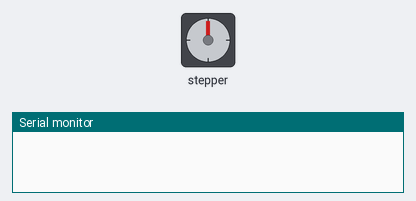
Recording of a sketch running on a simulated Arduino Uno, built with avr-gcc and run on an emulated ATmega328P. Parts: stepper motor, the last lines printed to the serial monitor. Stepper angles assume 2048 steps per turn.

Above: at 0.15 s.
At 8.7 s:
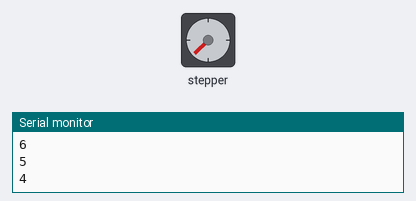
At 16.0 s:
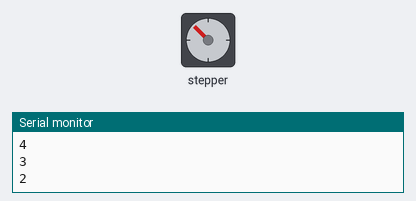
At 36.2 s:
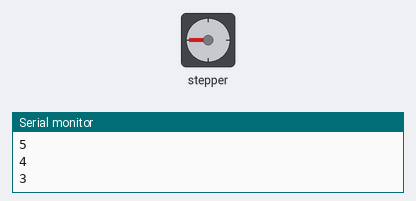
Timing chart, 0 to 40.0 s (numbered marks = the images above):
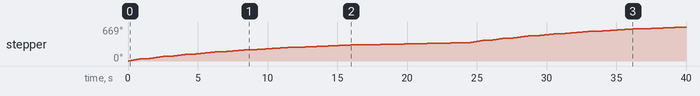

The sketch:

Modded_stepper_oneRevolution.ino
```cpp
/*
 Stepper Motor Control - one revolution

 This program drives a unipolar or bipolar stepper motor.
 The motor is attached to digital pins 8 - 11 of the Arduino.

 The motor should revolve one revolution in one direction, then
 one revolution in the other direction.


 Created 11 Mar. 2007
 Modified 30 Nov. 2009
 by Tom Igoe

 */
int rpm =8; //8 is max
#include <Stepper.h>

const int stepsPerRevolution = 2048;  // change this to fit the number of steps per revolution
// for your motor

// initialize the stepper library on pins 8 through 11:
Stepper myStepper(stepsPerRevolution, 8, 10, 9, 11);

void setup() {
  // set the speed at rpm:

  myStepper.setSpeed(rpm);
  Serial.println(rpm);

  // initialize the serial port:
  Serial.begin(9600);
}

void loop() {
  // step one revolution  in one direction:
  //Serial.println("clockwise");
  myStepper.step(stepsPerRevolution/8);
  delay(500);

  rpm--;
  if (rpm<1) rpm=8;
  Serial.println(rpm);
  myStepper.setSpeed(rpm);
  /*
  // step one revolution in the other direction:
  Serial.println("counterclockwise");
  myStepper.step(-stepsPerRevolution);
  delay(500);
  */
}
```
